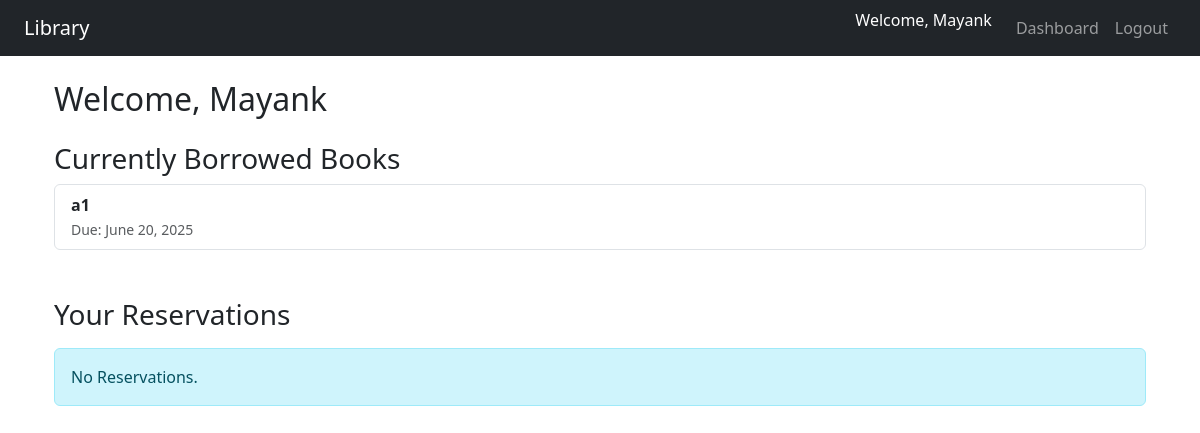
The page /dashboard/ (signed in) on the database as committed earlier.
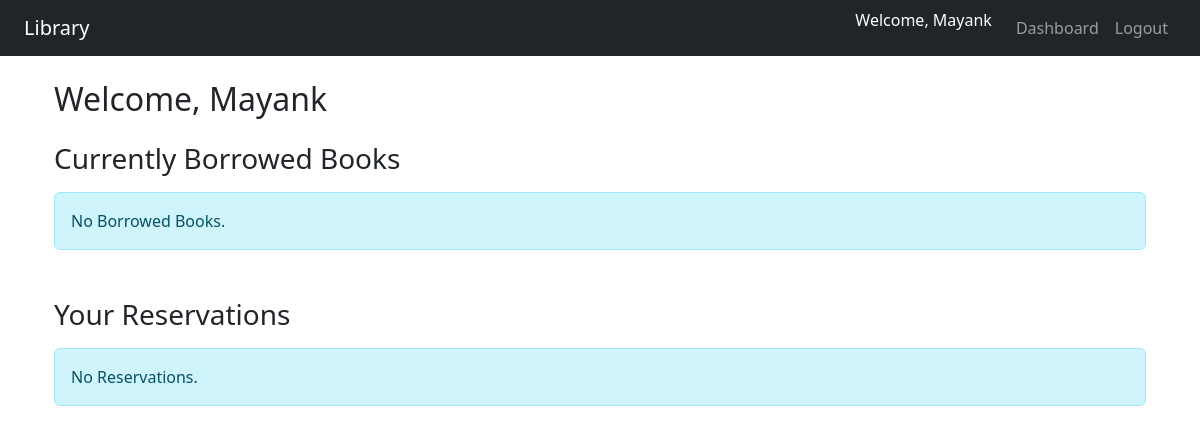
The same page on the database as committed later.
### core/models.py (models this page shows, shortened)
class BorrowTransaction(models.Model):
    user = models.ForeignKey(settings.AUTH_USER_MODEL, on_delete = models.CASCADE,related_name = "borrow_transactions")
    book_copy = models.ForeignKey(BookCopy,on_delete = models.CASCADE,related_name="borrowed_tranactions")
    borrowed_at = models.DateTimeField(auto_now_add=True,blank = True,null=True)
    due_date = models.DateField()
    returned_at = models.DateTimeField(blank =True,null =True)
    fine_amount = models.DecimalField(max_digits=6,decimal_places=2,default = Decimal('0.00'))
    class Meta:
        ordering = ["-borrowed_at"]

class BookCopy(models.Model):
    STATUS_CHOICES = [
    ("AVAILABLE","Available"),
    ("BORROWED","Borrowed"),
    ("RESERVED","Reserved"),
    ("LOST","Lost")
    ]
    book = models.ForeignKey(Book,on_delete=models.CASCADE,related_name="copies")
    copy_number = models.PositiveIntegerField()
    status = models.CharField(max_length = 10,choices=STATUS_CHOICES,default = "AVAILABLE")
    location = models.CharField(max_length=100,blank = True,null= True)
    class Meta:
        unique_together = ("book","copy_number")

class Book(models.Model):
    title = models.CharField(max_length=255)
    author = models.CharField(max_length=255)
    genre = models.CharField(max_length=100,blank = True, null=True)
    language = models.CharField(max_length=50,blank = True,null = True)
    isbn = models.CharField(max_length=13,unique=True)
    total_copies = models.PositiveIntegerField(default=0)
    available_copies = models.PositiveIntegerField(default = 0)

### core/views.py (the view)
# urls.py: path("dashboard/",views.user_dashboard_view,name = "user_dashboard"),
@login_required
def user_dashboard_view(request):
    active_borrows  = BorrowTransaction.objects.filter(
        user = request.user,
        returned_at__isnull = True
    ).select_related("book_copy__book")
    reservations = Reservation.objects.filter(
        user = request.user
    ).select_related("book")
    today = timezone.now().date()
    for txn in active_borrows:
        txn.is_overdue = txn.due_date and txn.due_date< timezone.now().date()
        txn.has_fine = txn.fine_amount and txn.fine_amount > 0
    context = {
        'active_borrows':active_borrows,
        'reservations':reservations,
        'today':today
    }
    return render(request,'core/user_dashboard.html',context)

### core/templates/core/user_dashboard.html (shortened to what this page needs)
{% extends 'base.html' %}
{% block content %}
<div class="container my-4">
  <h2 class="mb-4">Welcome, {{ request.user.username }}</h2>
  <div class="mb-5">
    <h3>Currently Borrowed Books</h3>
    {% if active_borrows %}
      <ul class="list-group">
        {% for txn in active_borrows %}
        <li class="list-group-item d-flex justify-content-between align-items-center">
          <div>
            <strong>{{ txn.book_copy.book.title }}</strong> <br>
            <small class="text-muted">Due: {{ txn.due_date }}</small>
          </div>
        </li>
        {% endfor %}
      </ul>
    {% else %}
      <div class="alert alert-info mt-3">No Borrowed Books.</div>
    {% endif %}
  </div>
  <div>
    <h3>Your Reservations</h3>
    {% if reservations %}
      <ul class="list-group">
        {% for res in reservations %}
        <li class="list-group-item">
          <strong>{{ res.book.title }}</strong> -
          <span class="badge bg-secondary">{{ res.status }}</span>
          {% if res.status == 'ACTIVE' %}
            <small class="text-muted ms-2">(Placed on {{ res.reserved_at|date:"d M Y" }})</small>
          {% elif res.status == 'FULFILLED' %}
            <small class="text-muted ms-2">(Fulfilled on {{ res.updated_at|date:"d M Y" }})</small>
          {% endif %}
        </li>
        {% endfor %}
      </ul>
    {% else %}
      <div class="alert alert-info mt-3">No Reservations.</div>
    {% endif %}
  </div>
</div>
{% endblock %}

Rows that differ between the two databases and show on the page:
removed BorrowTransaction: book_copy.book "a1", due_date "June 20, 2025"
Other text that changed with them:
text now shown: "No Borrowed Books."
